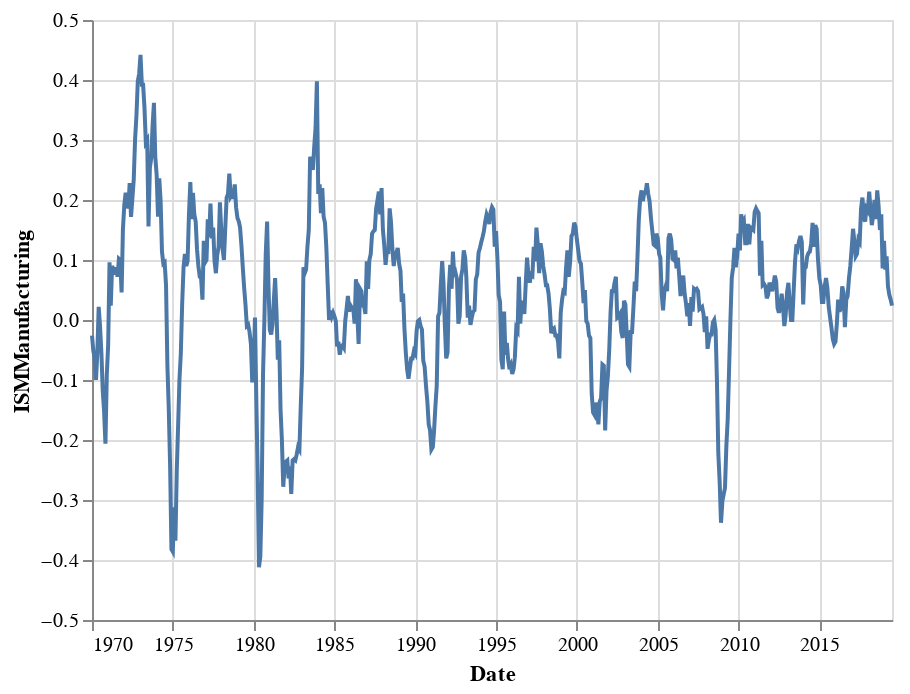

Notebook source saved alongside this figure:
### Code cell
alt.Chart(ism_mfg.reset_index()).mark_line().encode(
    x='Date:T',
    y='ISMManufacturing:Q'
)

### Figure 1 — Vega-Lite specification as saved in the notebook (floating-point values rounded to 4 significant figures; data arrays with more than 128 entries replaced by an {"elided": "..."} marker saying what was removed)
{"$schema": "https://vega.github.io/schema/vega-lite/v3.3.0.json", "config": {"mark": {"tooltip": null}, "view": {"height": 300, "width": 400}}, "data": {"name": "data-9e5f67b58c026faaa5cdccf6c7375ac0"}, "datasets": {"data-9e5f67b58c026faaa5cdccf6c7375ac0": {"elided": "595 records"}}, "encoding": {"x": {"field": "Date", "type": "temporal"}, "y": {"field": "ISMManufacturing", "type": "quantitative"}}, "mark": "line"}
